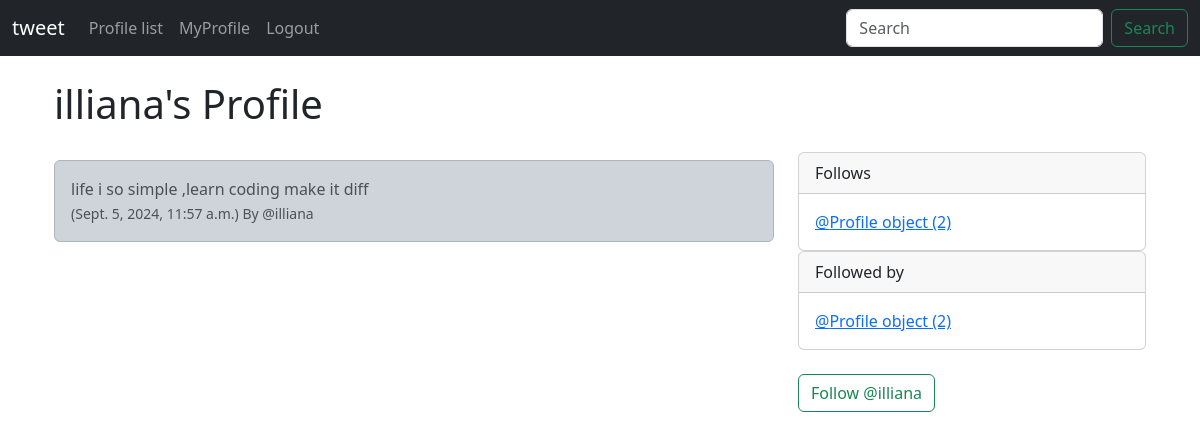
The app's page /profile/6 (signed in) with its own data.
### app/models.py (models this page shows)
class Profile(models.Model):
    user = models.OneToOneField(User,on_delete=models.CASCADE)
    follows= models.ManyToManyField("self",related_name="followed_by",symmetrical=False,blank=True)
    date_modified = models.DateTimeField(User,auto_now=True)

class Tweet(models.Model):
    user=models.ForeignKey(User, related_name="tweets",on_delete=models.DO_NOTHING)
    body = models.CharField(max_length=200)
    created_at = models.DateTimeField(auto_now_add=True)

### app/views.py (the view, shortened to what this page needs)
# urls.py: path('profile/<int:pk>',views.profile,name='profile'),
def profile(request,pk):
    if request.user.is_authenticated:
      profile = Profile.objects.get(user_id=pk)
      tweet = Tweet.objects.filter(user_id=pk)
      return render(request,"profile.html",{"profile":profile ,"tweet":tweet})   ##cc
    else:
        messages.success(request,("you must be logged in "))
        return redirect('home.html')

### app/templates/profile.html (shortened to what this page needs)
{% extends 'base.html' %}
{% block content %}
{% if profile %}
      <div class="container" text-center>
        <div class="row">
             <div class="col-8">
                <h1>{{profile.user.username }}'s Profile
                 </h1>
                {% if tweet %}
                        {% for tweet in tweet %}
                          <div class="alert alert-dark" role="alert">
                            {{tweet.body}} </br>
                            <small class="text-muted">
                              ({{tweet.created_at}}) By @{{tweet.user.username}}
                            </small>
                           </div> </br>
                       {% endfor %}
               {% endif %}
             </div>
    <div class="col-4">
        <div class="card">
            <div class="card-header">
              Follows
            </div>
            <div class="card-body">
              <p class="card-text">
                    {% for following in profile.follows.all %}
                        <a href="{% url 'profile' following.user.id %}">
                        @{{following }} </a>
                    {% endfor %}
              </p>
            </div>
          </div>
          <div class="card">
            <div class="card-header">
              Followed by
            </div>
            <div class="card-body">
              <p class="card-text">
                {% for following in profile.followed_by.all %}
                    <a href="{% url 'profile' following.user.id %}">
                    @{{following }} </a></br>
                 {% endfor%}
              </p>
            </div>
          </div>
        <form method =POST >
          {% if profile in user.profile.follows.all %}
            <button class="btn btn-outline-danger" name="follow"
              value="unfollow" type="submit">Unfollow @{{
                profile.user.username |lower
              }} </button>
          {% else %}
           <button class="btn btn-outline-success" name="follow"
            value="follow" type="submit">
            Follow @{{ profile.user.username|lower }} </button>
          {% endif %}
        </form>
     </div>
{% endif %}
{% endblock %}

### records on screen
Profile: user.username "illiana", id "Profile object (2)"
Tweet: body "life i so simple ,learn coding make it diff", created_at "Sept. 5, 2024, 11:57 a.m.", user.username "illiana"
